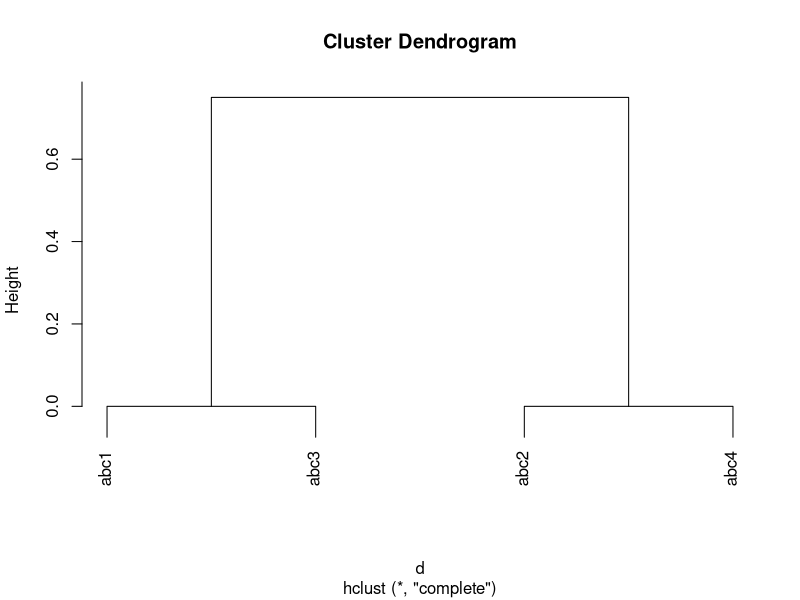
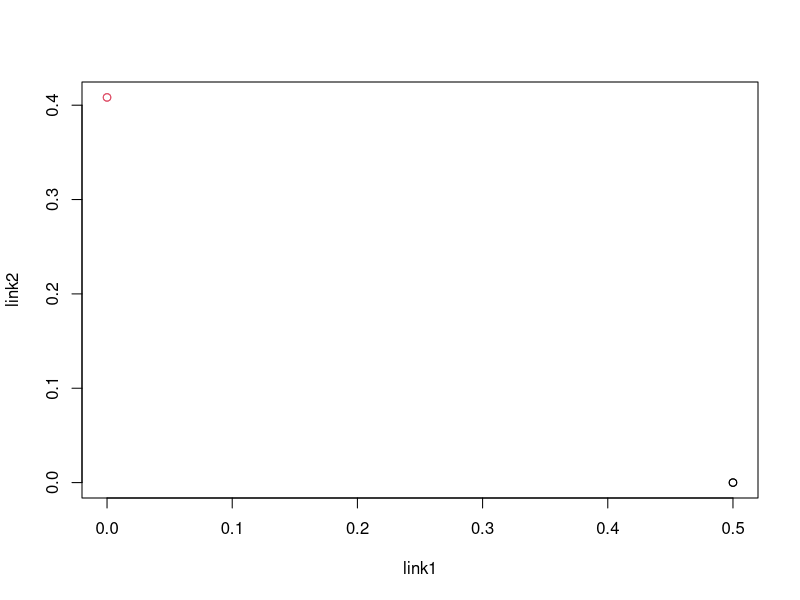

Here is the R script that generated these plots, in order:

dat <- read.table(file="binary_data.txt", header = TRUE, row.names = 1)

## Hierarchical clustering
d <- dist(dat, method = "binary")
hc <- hclust(d)
plot(hc)

clusters <- cutree(hc, k = 2)

print(clusters)

X11()

## K-means clustering
mat = as.matrix(dat)
mat.norm <- mat/ sqrt(2*rowSums(mat))
##kc = dist(mat.norm, "euclidean")
##plot(kc)
c1 = kmeans(mat.norm, 2)
 plot(mat.norm, col=c1$cluster)


